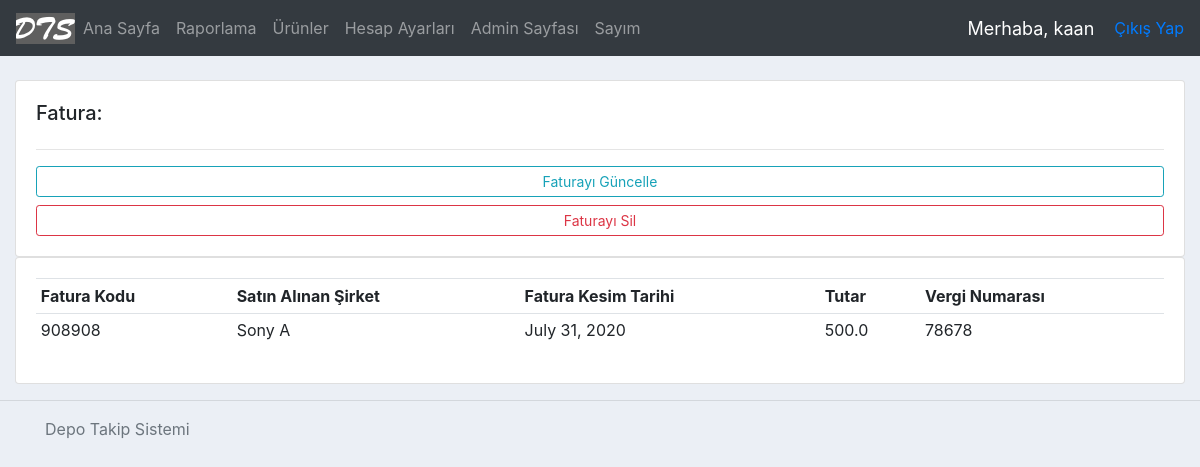
The page /invoice/22/ (signed in) on the database as committed earlier.
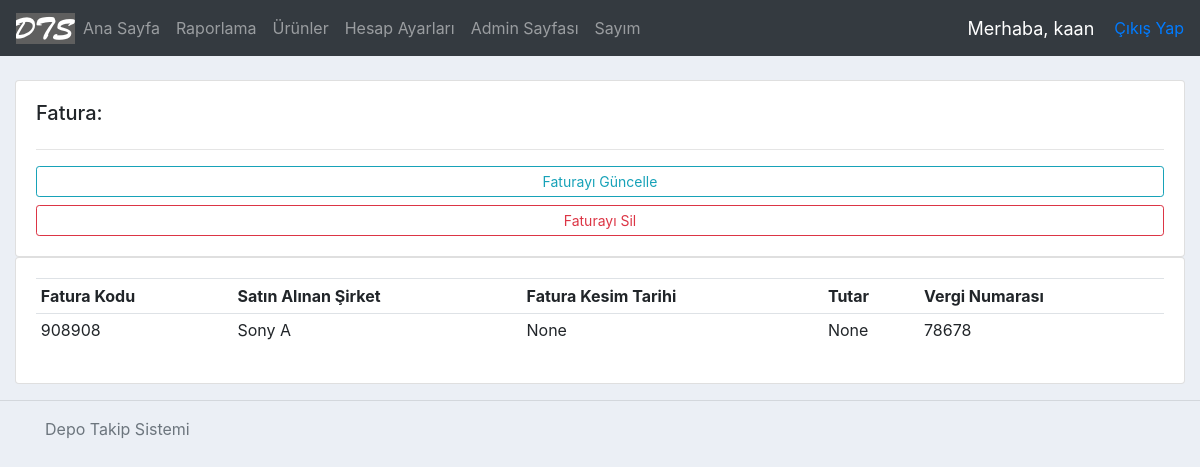
The same page on the database as committed later.
### accounts/models.py (models this page shows, shortened)
class Invoice(models.Model): #fatura
    invoiceCode = models.CharField( max_length = 200 )
    vendor = models.CharField( max_length=200, blank=True, null=True ) #faturayı kesen firma
    date = models.DateField( blank=True, null=True) #fatura kesim tarihi
    sum = models.FloatField( blank=True, null=True ) #tutar
    taxNo = models.CharField( max_length=200, blank=True, null=True ) #vergi numarası
    history = HistoricalRecords()

### accounts/views.py (the view)
# urls.py: path('invoice/<str:pk>/', views.invoice, name='invoice-path'),
@login_required(login_url='login')
def invoice(request, pk):
    invoice = Invoice.objects.get(id=pk)
    context = {'invoice': invoice}
    return render( request, 'accounts/invoice.html', context )

### accounts/templates/accounts/invoice.html (shortened to what this page needs)
{%  extends 'accounts/main.html' %}
{% block content %}
<br>
<div class="row">
	<div class="col-md">
		<div class="card card-body">
			<h5>Fatura:</h5>
			<hr>
			<a class="btn btn-outline-info  btn-sm btn-block" href="{% url 'updateInvoice' invoice.id %}">Faturayı Güncelle</a>
			<a class="btn btn-outline-danger  btn-sm btn-block" href="{% url 'deleteInvoice' invoice.id %}">Faturayı Sil</a>
		</div>
	</div>
</div>
<div class="row">
	<div class="col-md">
		<div class="card card-body">
			<table class="table table-sm">
				<tr>
					<th>Fatura Kodu</th>
					<th>Satın Alınan Şirket</th>
					<th>Fatura Kesim Tarihi</th>
					<th>Tutar</th>
					<th>Vergi Numarası</th>
				</tr>
				<tr>
					<td>{{ invoice.invoiceCode}}</td>
					<td>{{ invoice.vendor }}</td>
					<td>{{ invoice.date }}</td>
					<td>{{ invoice.sum }}</td>
					<td>{{ invoice.taxNo }}</td>
			</table>
		</div>
	</div>
</div>
{% endblock %}

Rows that differ between the two databases and show on the page:
changed Invoice "Sony A": date "July 31, 2020" → "None"; sum "500.0" → "None"
